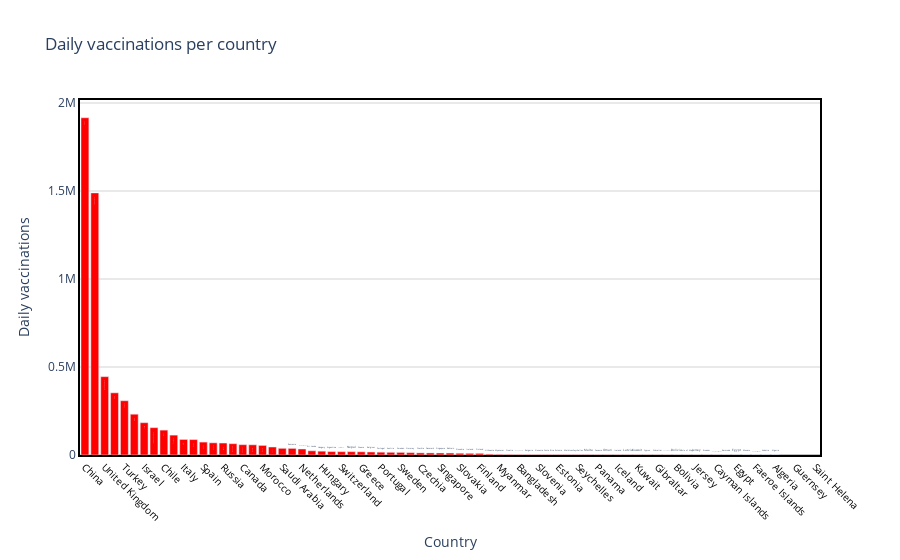

This figure's notebook cell:
### Code cell
draw_trace_bar(country_vaccine, 'Daily vaccinations', 'Daily vaccinations per country', 'Country', 'Daily vaccinations', "red" )

### Figure 1 — Plotly figure (JSON) as saved in the notebook; plotly's stock layout.template omitted (floating-point values rounded to 4 significant figures)
{"data": [{"marker": {"color": "red"}, "text": ["China", "United States", "United Kingdom", "India", "Turkey", "Brazil", "Israel", "United Arab Emirates", "Chile", "Germany", "Italy", "France", "Spain", "Poland", "Russia", "Indonesia", "Canada", "Mexico", "Morocco", "Serbia", "Saudi Arabia", "Romania", "Netherlands", "Sri Lanka", "Hungary", "Argentina", "Switzerland", "Nepal", "Greece", "Belgium", "Portugal", "Austria", "Sweden", "Norway", "Czechia", "Denmark", "Singapore", "Bahrain", "Slovakia", "Ireland", "Finland", "Lithuania", "Myanmar", "Croatia", "Bangladesh", "Bulgaria", "Slovenia", "Costa Rica", "Estonia", "Maldives", "Seychelles", "Malta", "Panama", "Oman", "Iceland", "Latvia", "Kuwait", "Cyprus", "Gibraltar", "Luxembourg", "Bolivia", "Isle of Man", "Jersey", "Ecuador", "Cayman Islands", "Bermuda", "Egypt", "Monaco", "Faeroe Islands", "Andorra", "Algeria", "Greenland", "Guernsey", "Liechtenstein", "Saint Helena"], "type": "bar", "x": ["China", "United States", "United Kingdom", "India", "Turkey", "Brazil", "Israel", "United Arab Emirates", "Chile", "Germany", "Italy", "France", "Spain", "Poland", "Russia", "Indonesia", "Canada", "Mexico", "Morocco", "Serbia", "Saudi Arabia", "Romania", "Netherlands", "Sri Lanka", "Hungary", "Argentina", "Switzerland", "Nepal", "Greece", "Belgium", "Portugal", "Austria", "Sweden", "Norway", "Czechia", "Denmark", "Singapore", "Bahrain", "Slovakia", "Ireland", "Finland", "Lithuania", "Myanmar", "Croatia", "Bangladesh", "Bulgaria", "Slovenia", "Costa Rica", "Estonia", "Maldives", "Seychelles", "Malta", "Panama", "Oman", "Iceland", "Latvia", "Kuwait", "Cyprus", "Gibraltar", "Luxembourg", "Bolivia", "Isle of Man", "Jersey", "Ecuador", "Cayman Islands", "Bermuda", "Egypt", "Monaco", "Faeroe Islands", "Andorra", "Algeria", "Greenland", "Guernsey", "Liechtenstein", "Saint Helena"], "y": [1916190, 1489333, 445128, 353235, 308326, 231737, 183504, 155311, 141423, 113038, 88292, 87546, 73424, 69175, 68000, 64187, 58593, 57924, 54437, 45317, 37862, 37474, 33987, 23888, 21690, 19390, 18865, 18862, 18110, 16922, 15940, 15156, 14685, 13191, 11880, 11576, 11223, 11106, 9903, 9452, 9264, 5004, 3800, 3346, 3059, 2889, 2742, 2677, 2254, 2196, 2170, 1755, 1694, 1663, 1331, 1240, 1121, 1113, 1040, 743, 593, 568, 493, 477, 450, 281, 219, 126, 83, 66, 30, null, null, null, null]}], "layout": {"hovermode": "closest", "paper_bgcolor": "rgba(0, 0, 0, 0)", "plot_bgcolor": "rgba(0, 0, 0, 0)", "title": {"text": "Daily vaccinations per country"}, "xaxis": {"linecolor": "black", "linewidth": 2, "mirror": true, "showline": true, "showticklabels": true, "tickangle": 45, "tickfont": {"color": "black", "size": 10}, "title": {"text": "Country"}, "zeroline": true, "zerolinecolor": "grey", "zerolinewidth": 1}, "yaxis": {"gridcolor": "lightgrey", "linecolor": "black", "linewidth": 2, "mirror": true, "showline": true, "title": {"text": "Daily vaccinations"}, "zeroline": true, "zerolinecolor": "grey", "zerolinewidth": 1}}}
